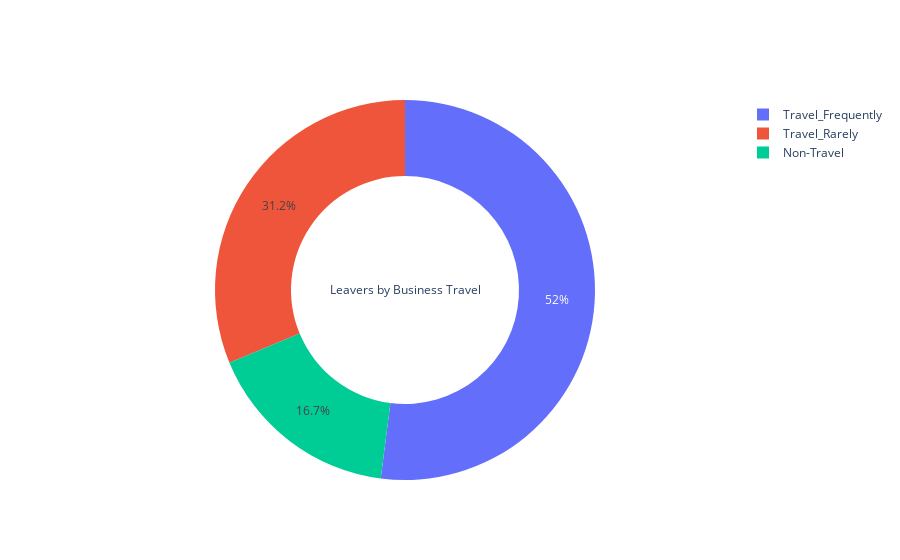

Notebook cell for this chart:
### Code cell
import plotly.graph_objects as go
labels = df_BusinessTravel["Business Travel"]
values = df_BusinessTravel["% of Leavers"]

# Use `hole` to create a donut-like pie chart
fig = go.Figure(data=[go.Pie(title='Leavers by Business Travel',labels=labels, values=values, hole=.6)])
fig.show()

### Figure 1 — Plotly figure (JSON) as saved in the notebook; plotly's stock layout.template omitted (floating-point values rounded to 4 significant figures)
{"data": [{"hole": 0.6, "labels": ["Travel_Rarely", "Travel_Frequently", "Non-Travel"], "title": {"text": "Leavers by Business Travel"}, "type": "pie", "values": [14.96, 24.91, 8]}], "layout": {}}
